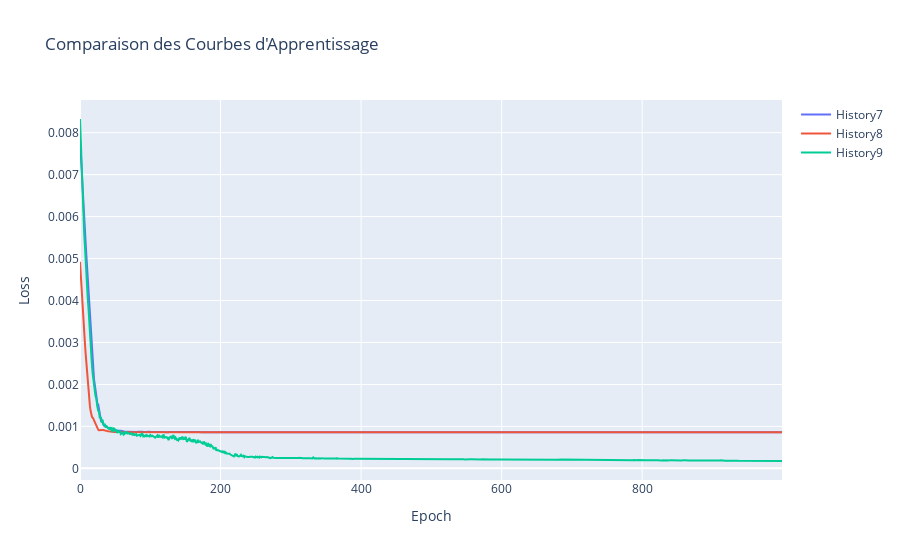

This figure's notebook cell:
### Code cell
import plotly.graph_objects as go

fig = go.Figure()

fig.add_trace(go.Scatter(
    x=list(range(len(history7))),
    y=history7,
    name="History7",
    mode="lines"
))

fig.add_trace(go.Scatter(
    x=list(range(len(history8))),
    y=history8,
    name="History8",
    mode="lines"
))

fig.add_trace(go.Scatter(
    x=list(range(len(history9))),
    y=history9,
    name="History9",
    mode="lines"
))

fig.update_layout(
    title="Comparaison des Courbes d'Apprentissage",
    xaxis_title="Epoch",
    yaxis_title="Loss",
    hovermode="x unified"
)

fig.show()

### Figure 1 — Plotly figure (JSON) as saved in the notebook; plotly's stock layout.template omitted (floating-point values rounded to 4 significant figures; data arrays with more than 128 entries replaced by an {"elided": "..."} marker saying what was removed)
{"data": [{"mode": "lines", "name": "History7", "type": "scatter", "x": {"elided": "1000 int values"}, "y": {"elided": "1000 float values"}}, {"mode": "lines", "name": "History8", "type": "scatter", "x": {"elided": "1000 int values"}, "y": {"elided": "1000 float values"}}, {"mode": "lines", "name": "History9", "type": "scatter", "x": {"elided": "1000 int values"}, "y": {"elided": "1000 float values"}}], "layout": {"hovermode": "x unified", "title": {"text": "Comparaison des Courbes d'Apprentissage"}, "xaxis": {"title": {"text": "Epoch"}}, "yaxis": {"title": {"text": "Loss"}}}}
